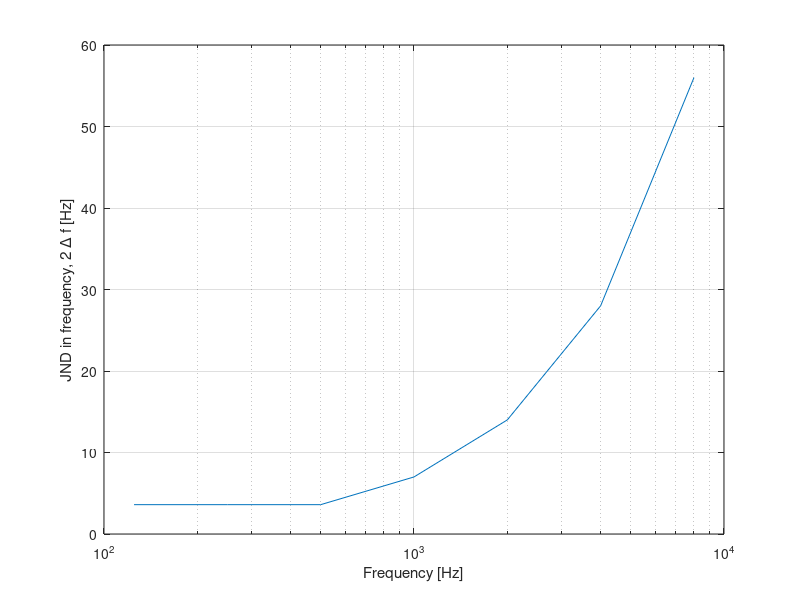

This figure's MATLAB source:
function JND = Get_JND_freq_tones(f)
% function JND = Get_JND_freq_tones(f)
%
% 1. Description:
%
% 2. Additional info:
%       Tested cross-platform: No
%
% 3. Stand-alone example:
%       
% Programmed by Alejandro Osses, HTI, TU/e, the Netherlands, 2014
% Created on    : 27/08/2014
% Last update on: 27/08/2014 % Update this date manually
% Last use on   : 27/08/2014 % Update this date manually
%%%%%%%%%%%%%%%%%%%%%%%%%%%%%%%%%%%%%%%%%%%%%%%%%%%%%%%%%%%%%%%%%%%%%%%%%%%

if nargin < 1
    f = [125 250 500 1000 2000 4000 8000];
end

idx_low = find(f<=500);
idx_high = find(f>500);

JND_low = 3.6*ones( 1,length(idx_low) );
JND_high = 0.007*f(idx_high);

JND = [JND_low JND_high];

if nargout == 0
    
    % Acording to Figure 7.8, Fastl2007
    figure;
    semilogx(f,JND);
    xlabel('Frequency [Hz]')
    ylabel('JND in frequency, 2 \Delta f [Hz]')
    grid on;
    
%%%%%%%%%%%%%%%%%%%%%%%%%%%%%%%%%%%%%%%%%%%%%%%%%%%%%%%%%%%%%%%%%%%%%%%%%%%
end
